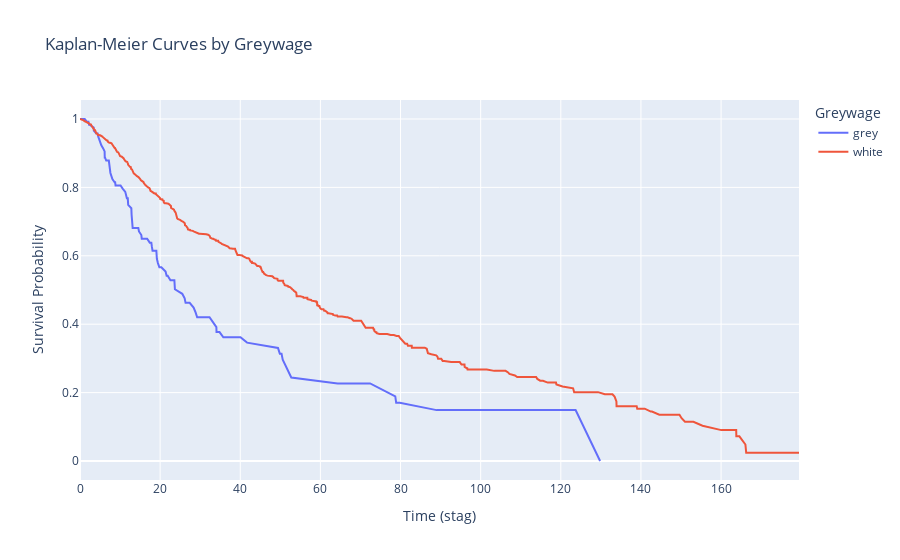

Notebook cell for this chart:
### Markdown cell above
## Elegimos la variable _graywage_

### Code cell
import pandas as pd
from lifelines import KaplanMeierFitter
import plotly.graph_objs as go

df = pd.read_csv('turnover.csv')

kmf = KaplanMeierFitter()

fig = go.Figure()

for name, grouped_df in df.groupby('greywage'):
    kmf.fit(grouped_df['stag'], grouped_df['event'], label=str(name))
    fig.add_trace(
        go.Scatter(
            x=kmf.survival_function_.index,
            y=kmf.survival_function_[kmf._label],
            mode='lines',
            name=str(name)
        )
    )

fig.update_layout(
    title='Kaplan-Meier Curves by Greywage',
    xaxis_title='Time (stag)',
    yaxis_title='Survival Probability',
    legend_title='Greywage'
)

fig.show()

### Figure 1 — Plotly figure (JSON) as saved in the notebook; plotly's stock layout.template omitted (floating-point values rounded to 4 significant figures; data arrays with more than 128 entries replaced by an {"elided": "..."} marker saying what was removed)
{"data": [{"mode": "lines", "name": "grey", "type": "scatter", "x": [0.0, 0.4928, 0.8871, 1.183, 1.741, 1.971, 2.103, 2.267, 2.431, 3.417, 3.45, 4.074, 4.402, 4.534, 5.027, 5.092, 5.322, 5.782, 6.144, 6.177, 6.242, 6.538, 7.195, 7.589, 7.819, 8.082, 8.641, 8.772, 8.871, 9.692, 10.12, 10.64, 11.3, 11.7, 11.93, 12.02, 12.81, 12.88, 12.98, 13.01, 13.11, 13.14, 14.46, 14.49, 14.55, 14.72, 15.31, 15.41, 15.93, 16.07, 16.62, 16.76, 17.41, 17.81, 17.94, 18.1, 19.06, 19.19, 19.45, 19.81, 20.3, 21.36, 21.62, 21.88, 22.57, 23.56, 23.69, 25.53, 26.12, 26.32, 26.35, 27.37, 28.35, 28.85, 29.24, 32.33, 34.04, 34.07, 34.83, 35.78, 40.05, 41.69, 49.38, 49.41, 49.87, 50.3, 50.6, 52.73, 64.3, 72.41, 78.69, 78.92, 79.8, 89.0, 94.13, 94.82, 95.44, 103.6, 123.7, 129.8], "y": [1.0, 1.0, 1.0, 1.0, 0.9918, 0.9918, 0.9918, 0.9833, 0.9833, 0.9748, 0.9662, 0.9577, 0.9577, 0.949, 0.9318, 0.9318, 0.9229, 0.914, 0.9052, 0.8874, 0.8874, 0.8785, 0.8785, 0.8422, 0.8332, 0.8241, 0.8151, 0.8151, 0.8059, 0.8059, 0.8059, 0.7964, 0.7869, 0.768, 0.768, 0.7488, 0.7392, 0.72, 0.7104, 0.7008, 0.6912, 0.6816, 0.6816, 0.6816, 0.6816, 0.6711, 0.6606, 0.6501, 0.6501, 0.6501, 0.6501, 0.6501, 0.6385, 0.6385, 0.6267, 0.6149, 0.6149, 0.5908, 0.5787, 0.5666, 0.5666, 0.554, 0.5415, 0.5415, 0.5286, 0.5286, 0.5021, 0.4889, 0.4757, 0.4625, 0.4625, 0.4625, 0.4485, 0.4345, 0.4204, 0.4204, 0.3915, 0.377, 0.377, 0.3619, 0.3619, 0.3461, 0.3304, 0.3304, 0.3139, 0.3139, 0.2965, 0.2441, 0.2267, 0.2267, 0.1889, 0.17, 0.17, 0.1488, 0.1488, 0.1488, 0.1488, 0.1488, 0.1488, 0.0]}, {"mode": "lines", "name": "white", "type": "scatter", "x": {"elided": "706 float values"}, "y": {"elided": "706 float values"}}], "layout": {"legend": {"title": {"text": "Greywage"}}, "title": {"text": "Kaplan-Meier Curves by Greywage"}, "xaxis": {"title": {"text": "Time (stag)"}}, "yaxis": {"title": {"text": "Survival Probability"}}}}
